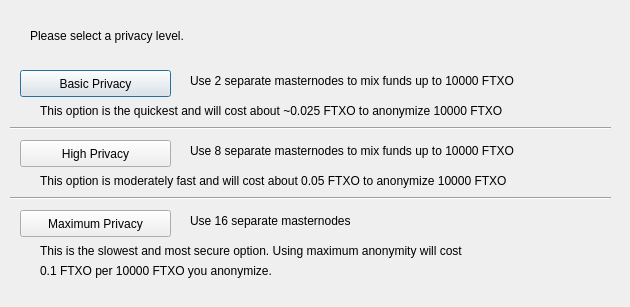
<?xml version="1.0" encoding="UTF-8"?>
<ui version="4.0">
 <class>ObfuscationConfig</class>
 <widget class="QDialog" name="ObfuscationConfig">
  <property name="geometry">
   <rect>
    <x>0</x>
    <y>0</y>
    <width>630</width>
    <height>307</height>
   </rect>
  </property>
  <property name="windowTitle">
   <string>Configure Obfuscation</string>
  </property>
  <widget class="QPushButton" name="buttonBasic">
   <property name="geometry">
    <rect>
     <x>20</x>
     <y>70</y>
     <width>151</width>
     <height>27</height>
    </rect>
   </property>
   <property name="text">
    <string>Basic Privacy</string>
   </property>
  </widget>
  <widget class="QPushButton" name="buttonHigh">
   <property name="geometry">
    <rect>
     <x>20</x>
     <y>140</y>
     <width>151</width>
     <height>27</height>
    </rect>
   </property>
   <property name="text">
    <string>High Privacy</string>
   </property>
  </widget>
  <widget class="QPushButton" name="buttonMax">
   <property name="geometry">
    <rect>
     <x>20</x>
     <y>210</y>
     <width>151</width>
     <height>27</height>
    </rect>
   </property>
   <property name="text">
    <string>Maximum Privacy</string>
   </property>
  </widget>
  <widget class="QLabel" name="label">
   <property name="geometry">
    <rect>
     <x>30</x>
     <y>20</y>
     <width>571</width>
     <height>31</height>
    </rect>
   </property>
   <property name="text">
    <string>Please select a privacy level.</string>
   </property>
  </widget>
  <widget class="QLabel" name="label_2">
   <property name="geometry">
    <rect>
     <x>190</x>
     <y>70</y>
     <width>421</width>
     <height>21</height>
    </rect>
   </property>
   <property name="text">
    <string>Use 2 separate masternodes to mix funds up to 10000 FTXO</string>
   </property>
  </widget>
  <widget class="QLabel" name="label_3">
   <property name="geometry">
    <rect>
     <x>190</x>
     <y>140</y>
     <width>411</width>
     <height>21</height>
    </rect>
   </property>
   <property name="text">
    <string>Use 8 separate masternodes to mix funds up to 10000 FTXO</string>
   </property>
  </widget>
  <widget class="QLabel" name="label_4">
   <property name="geometry">
    <rect>
     <x>190</x>
     <y>210</y>
     <width>421</width>
     <height>21</height>
    </rect>
   </property>
   <property name="text">
    <string>Use 16 separate masternodes</string>
   </property>
  </widget>
  <widget class="QLabel" name="label_6">
   <property name="geometry">
    <rect>
     <x>40</x>
     <y>100</y>
     <width>561</width>
     <height>21</height>
    </rect>
   </property>
   <property name="text">
    <string>This option is the quickest and will cost about ~0.025 FTXO to anonymize 10000 FTXO</string>
   </property>
  </widget>
  <widget class="QLabel" name="label_7">
   <property name="geometry">
    <rect>
     <x>40</x>
     <y>170</y>
     <width>561</width>
     <height>21</height>
    </rect>
   </property>
   <property name="text">
    <string>This option is moderately fast and will cost about 0.05 FTXO to anonymize 10000 FTXO</string>
   </property>
  </widget>
  <widget class="QLabel" name="label_8">
   <property name="geometry">
    <rect>
     <x>40</x>
     <y>240</y>
     <width>561</width>
     <height>21</height>
    </rect>
   </property>
   <property name="text">
    <string>This is the slowest and most secure option. Using maximum anonymity will cost</string>
   </property>
  </widget>
  <widget class="QLabel" name="label_9">
   <property name="geometry">
    <rect>
     <x>40</x>
     <y>260</y>
     <width>561</width>
     <height>21</height>
    </rect>
   </property>
   <property name="text">
    <string>0.1 FTXO per 10000 FTXO you anonymize.</string>
   </property>
  </widget>
  <widget class="Line" name="line">
   <property name="geometry">
    <rect>
     <x>10</x>
     <y>120</y>
     <width>601</width>
     <height>16</height>
    </rect>
   </property>
   <property name="orientation">
    <enum>Qt::Horizontal</enum>
   </property>
  </widget>
  <widget class="Line" name="line_2">
   <property name="geometry">
    <rect>
     <x>10</x>
     <y>190</y>
     <width>601</width>
     <height>16</height>
    </rect>
   </property>
   <property name="orientation">
    <enum>Qt::Horizontal</enum>
   </property>
  </widget>
 </widget>
 <resources/>
 <connections/>
</ui>
